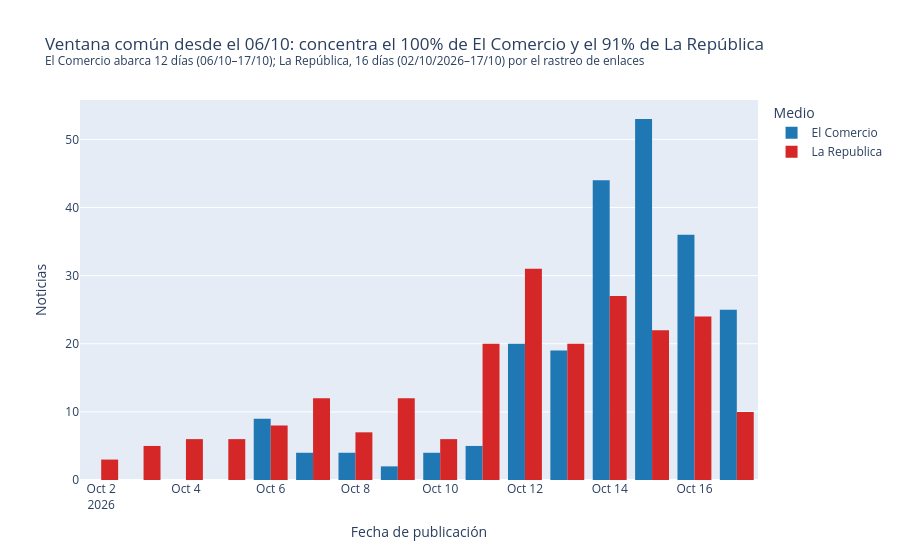

The notebook cell this image was saved under:
### Code cell
rango = df.groupby("medio")["fecha_dt"].agg(["min", "max", "count"])
rango["dias"] = (rango["max"] - rango["min"]).dt.days + 1
ec, lr = rango.loc["El Comercio"], rango.loc["La Republica"]
inicio_comun = max(ec["min"], lr["min"])
en_ventana = (df["fecha_dt"] >= inicio_comun).groupby(df["medio"]).mean()

fig2 = px.histogram(
    df, x="fecha_dt", color="medio", barmode="group", color_discrete_map=COLORES_MEDIO,
    labels={"fecha_dt": "Fecha de publicación", "medio": "Medio"},
    title=(f"Ventana común desde el {inicio_comun:%d/%m}: concentra el {en_ventana['El Comercio']:.0%} de El Comercio "
           f"y el {en_ventana['La Republica']:.0%} de La República"
           f"<br><sup>El Comercio abarca {ec['dias']} días ({ec['min']:%d/%m}–{ec['max']:%d/%m}); "
           f"La República, {lr['dias']} días ({lr['min']:%d/%m/%Y}–{lr['max']:%d/%m}) por el rastreo de enlaces</sup>"),
)
fig2.update_layout(yaxis_title="Noticias")
fig2.show()
display(rango[["min", "max", "dias", "count"]])

### Figure 1 — Plotly figure (JSON) as saved in the notebook; plotly's stock layout.template omitted (floating-point values rounded to 4 significant figures; data arrays with more than 128 entries replaced by an {"elided": "..."} marker saying what was removed)
{"data": [{"alignmentgroup": "True", "bingroup": "x", "hovertemplate": "Medio=El Comercio<br>Fecha de publicación=%{x}<br>count=%{y}<extra></extra>", "legendgroup": "El Comercio", "marker": {"color": "#1f77b4", "pattern": {"shape": ""}}, "name": "El Comercio", "offsetgroup": "El Comercio", "orientation": "v", "showlegend": true, "type": "histogram", "x": {"elided": "225 str values"}, "xaxis": "x", "yaxis": "y"}, {"alignmentgroup": "True", "bingroup": "x", "hovertemplate": "Medio=La Republica<br>Fecha de publicación=%{x}<br>count=%{y}<extra></extra>", "legendgroup": "La Republica", "marker": {"color": "#d62728", "pattern": {"shape": ""}}, "name": "La Republica", "offsetgroup": "La Republica", "orientation": "v", "showlegend": true, "type": "histogram", "x": {"elided": "219 str values"}, "xaxis": "x", "yaxis": "y"}], "layout": {"barmode": "group", "legend": {"title": {"text": "Medio"}, "tracegroupgap": 0}, "title": {"text": "Ventana común desde el 06/10: concentra el 100% de El Comercio y el 91% de La República<br><sup>El Comercio abarca 12 días (06/10–17/10); La República, 16 días (02/10/2026–17/10) por el rastreo de enlaces</sup>"}, "xaxis": {"anchor": "y", "domain": [0.0, 1.0], "title": {"text": "Fecha de publicación"}}, "yaxis": {"anchor": "x", "domain": [0.0, 1.0], "title": {"text": "Noticias"}}}}
